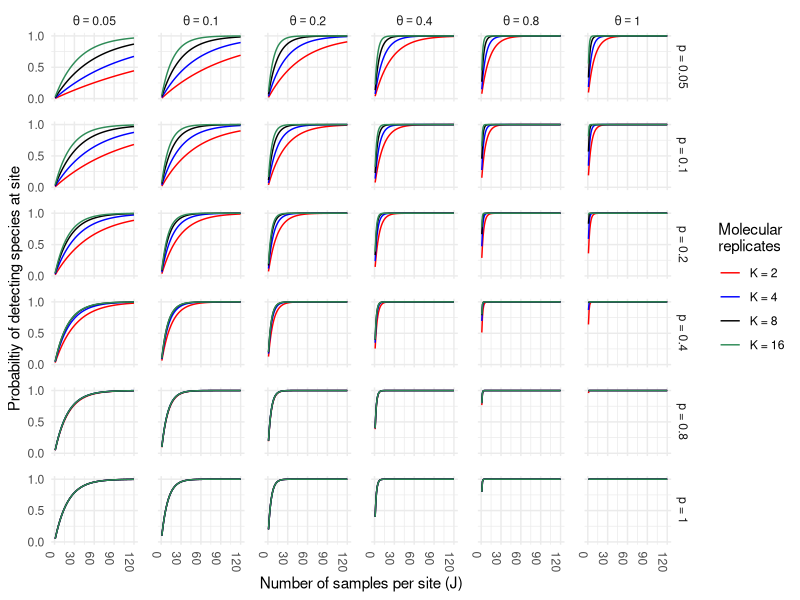
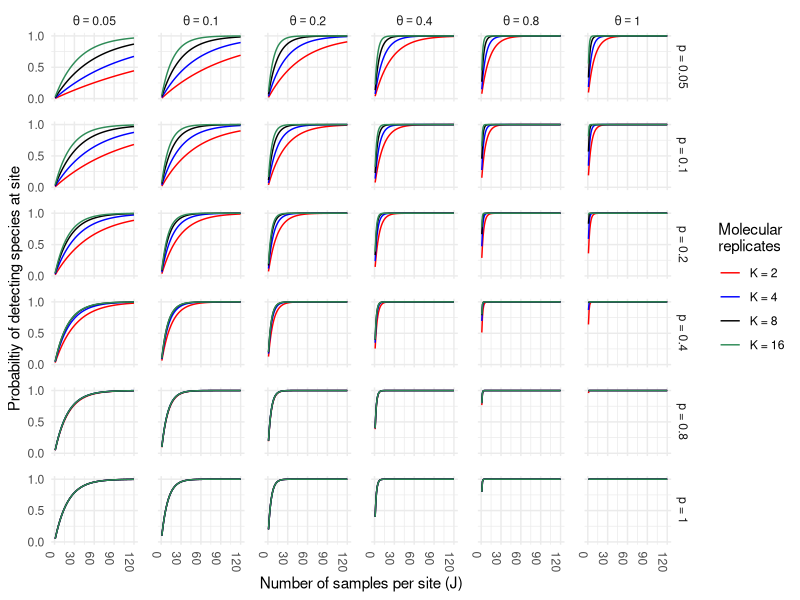
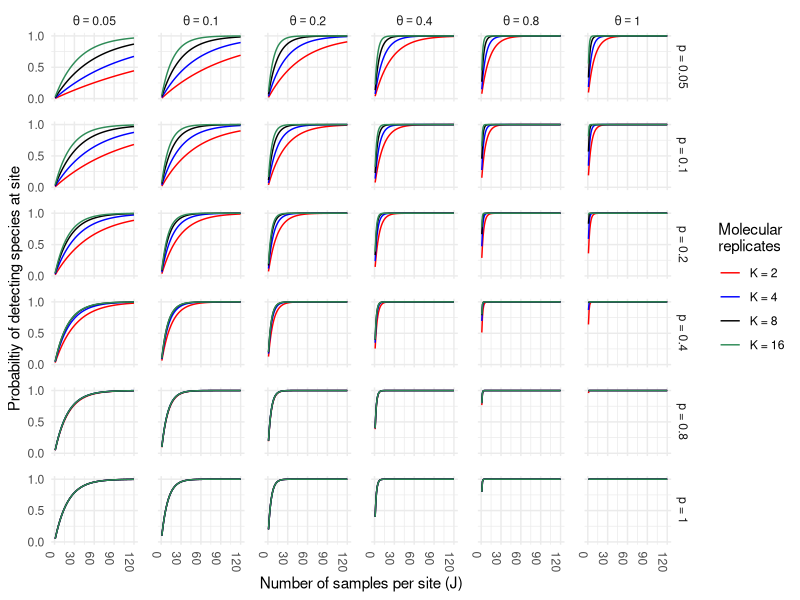

Reproduce these figures in R, in order. (Note: a time limit stopped this script after it produced the figures.)
## ---- chunk 1
knitr::opts_chunk$set(echo = TRUE)
assign("depthtrigger", 10, data.table:::.global)
## ---- chunk 2
comb = function(n, r){ factorial(n)/(factorial(r) * factorial(n -r ))}

sampleDetectionOne <- function(
	J = 50,
	K = 8,
	theta = 0.06,
	pDetection  = 0.3
	
	){
  
    jIndx = J:0
	prob = 	sum(comb( J, jIndx) *  (1 - theta) ^ jIndx * (theta * (1 - pDetection)^K )  ^ rev(jIndx))
	return(1 - prob)
	}
## ---- chunk 3
library(data.table)
results <- data.table(expand.grid(J = 1:120,
							theta = c(0.05, 0.1, 0.2, 0.4, 0.8, 1.0), 
							pDetection = c(0.05, 0.1, 0.2, 0.4, 0.8, 1.0),
							K = c(2, 4, 8, 16)))

for(index in 1:nrow(results)){
  results[ index, ProbDetect :=
	  sampleDetectionOne(J = J, K = K, theta = theta, pDetection = pDetection)]
}
results[ , thetaPlot := factor(paste0("theta = ", theta))]
results[ , pDetectionPlot := factor(paste0("p = ", pDetection))]
results[ , KPlot := factor(paste0("K = ", K))]
## ---- chunk 4

library(ggplot2)
results[ , KPlot := factor(KPlot,
                           levels = levels(results$KPlot)[
                             order(as.numeric(gsub("K = ", "",
                                                   levels(results$KPlot))))])]

detectOne <- ggplot(data = results, aes(x = J, y = ProbDetect, color = KPlot)) +
	geom_line() +
	facet_grid( pDetectionPlot ~ theta, labeller = label_bquote(cols = theta == .(theta))) +
	theme_minimal() +
	ylab("Probabiltiy of detecting species at site") +
	xlab("Number of samples per site (J)") +
  scale_color_manual("Molecular\nreplicates",
                     values = c("red", "blue", "black", "seagreen", "orange", "grey50")) +
  scale_x_continuous(breaks = seq(0,125, by = 30)) +
  scale_y_continuous(breaks = seq(0,1, by = .5)) +
  theme(axis.text.x = element_text(angle = -90, hjust = 0),
        panel.spacing = unit(1, "lines"))
print(detectOne)
ggsave(filename = "detectingOne.pdf", detectOne, width = 12, height = 6)
ggsave(filename = "detectingOne.jpg", detectOne, width = 12, height = 6)
## ---- chunk 5
samplesDetect <- function(
	nSims = 2,
	J = c(10, 100),
	theta = c(0.06, 0.42),
	K = 8,
	pDetection = c(0.3, 0.4)){
		results <- data.table(expand.grid(simulation = 1:nSims,
					   J = J, theta = theta,
					   K = K, pDetection = pDetection))
	for(index in 1:dim(results)[1]){
		results[ index, nPositive :=
			length(which(
				rbinom(n = length(which(rbinom( n = J, size = 1, prob = theta) >0)),
					   size = K, prob = pDetection) > 0))]
		}
	results[ , pPositive := nPositive/J]
	results[ , Samples := factor(paste0("J = ", J))]
	results[ , SamplesPlot  := factor(J)]

	results[ , thetaPlot := factor(paste0("theta = ", theta))]
  results[ , thetaPlot2 := factor( theta)]

  results[ , pDetectionPlot := factor(paste0("p = ", pDetection))]

	factorOrder <- order(as.numeric(gsub("J = ", "", 
	                                     levels(results$Samples))), 
	                     decreasing = FALSE)
  results[ , Samples := factor(Samples, levels = levels(Samples)[factorOrder]) ]

  results[ , KPlot := paste0("K = ", K)]
  KOrder <- unique(results$KPlot)[
    order(as.numeric(gsub("K = ", "",
                          unique(results$KPlot))), 
          decreasing = FALSE)]
  results[ , KPlot := factor( KPlot, levels = KOrder)]

  results[ , KPlot2 := factor(gsub("K = ", "", KPlot))]
  KOrder2 <- unique(results$KPlot2)[order(as.numeric(unique(results$KPlot)), decreasing = FALSE)]
  results[ , KPlot2 := factor( KPlot2, levels = KOrder2)]

	return(results)
	}
## ---- chunk 6
sampleResults <- samplesDetect(nSims = 4000,
                               theta = c(0.05, 0.1, 0.2, 0.4, 0.8, 1.0),
                               pDetection = c(0.05, 0.1, 0.2, 0.4, 0.8, 1.0),
                               J = c(5, 10, 20, 40, 80, 120),
                               K = c(2, 4, 8, 16))
## ---- chunk 7

df= data.frame(x = 1:2, y = 1:2)

compareSites <- ggplot(sampleResults, aes(x = KPlot2, y = pPositive, color = thetaPlot)) +
	geom_boxplot(outlier.size = 0.5) +
	facet_grid(  Samples ~  pDetectionPlot ) +
  theme_minimal() +
	ylab(expression("Simulated "*theta~bgroup("(", over("Number of simulated positive samples",
	                     "Total number of simulated samples"), ")"))) +
  xlab("Number of molecular replicates (K)") +
  scale_color_manual(expression("Generating "*theta),
                    values = c("red", "blue", "black", "seagreen", "orange", "grey50"))
print(compareSites)


ggsave(filename = "compareSites.pdf", compareSites, width = 12, height = 6)
ggsave(filename = "compareSites.jpg", compareSites, width = 12, height = 6)
